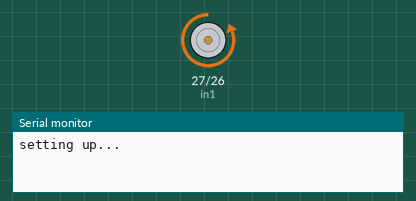
The sketch below on a simulated ESP32. Shown: motor-driver pin pairs drawn as motors (green arrow = first pin HIGH = forward, orange = second pin HIGH = backward, longer = more drive, scaled by the enable pin), the last lines printed to the serial monitor.

Above: at 0.1 s.
At 7.7 s:
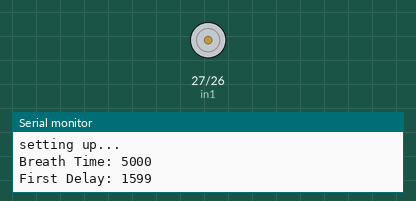
At 39.7 s:
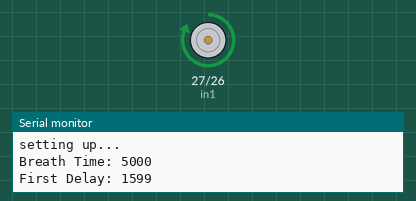
Timing chart, 0 to 40.0 s (numbered marks = the images above):
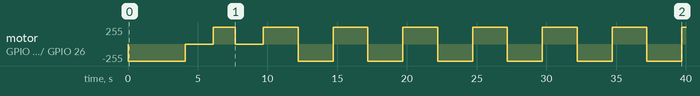

Measured:
- by itself, motor on GPIO 27 (in1) / GPIO 26 (in2): stopped → backward 255/255 at 0.00 s, → stopped 4.1 s later, → forward 255/255 2.0 s later, → stopped 1.6 s later, … (17 changes in this stretch)

The sketch:

dc_functions.ino
```cpp
# define enA 14
# define in1 27
# define in2 26

// velocity in mm/ms
const double VELOCITY = 240.0/4100;
int bpm = 12;
int breath_ms;
int first_delay;

int getFirstDelay() {
 double breath_dist = (VELOCITY*breath_ms)/2.0;
 double remaining_dist = 240 - breath_dist;
 int delay_time = remaining_dist/VELOCITY;
 Serial.print("First Delay: ");
 Serial.print(delay_time);
 Serial.print("\n");
 return delay_time;
}

void breathOnce(int breath_time) {
  // go forward
  digitalWrite(in1, HIGH);
  digitalWrite(in2, LOW);

  delay(breath_time/2);

  // go backward
  digitalWrite(in1, LOW);
  digitalWrite(in2, HIGH);

  delay(breath_time/2);

}

void setup() {
  Serial.begin(115200);
  Serial.println("setting up...");

  pinMode(enA, OUTPUT);
  pinMode(in1, OUTPUT);
  pinMode(in2, OUTPUT);

  // turn motor off
  digitalWrite(in1, LOW);
  digitalWrite(in2, LOW);
  // use maximum speed
  analogWrite(enA, 255);
}

void loop() {
  // haraga3o lw m4 rage3 ?
  digitalWrite(in1, LOW);
  digitalWrite(in2, HIGH);
  delay(4100);

  // wait 2 seconds
  digitalWrite(in1, LOW);
  digitalWrite(in2, LOW);
  delay(2000);

  breath_ms = 60000/bpm;
  Serial.print("Breath Time: ");
  Serial.print(breath_ms);
  Serial.print("\n");

  first_delay = getFirstDelay();
  digitalWrite(in1, HIGH);
  digitalWrite(in2, LOW);
  delay(first_delay);

  // wait 2 seconds
  digitalWrite(in1, LOW);
  digitalWrite(in2, LOW);
  delay(2000);

  // azon lw fi firebase ba2a hagi fl listener da aw ayan kan w awel ma ygilo message y8ayar el bpm w ye7seb el 7aga tani..
  // ba3den yetfi w ne3mel method ba2a btraga3o w tma4ih 7etet el delay w keda..
  while(true) {
    breathOnce(breath_ms);
  }
}
```
